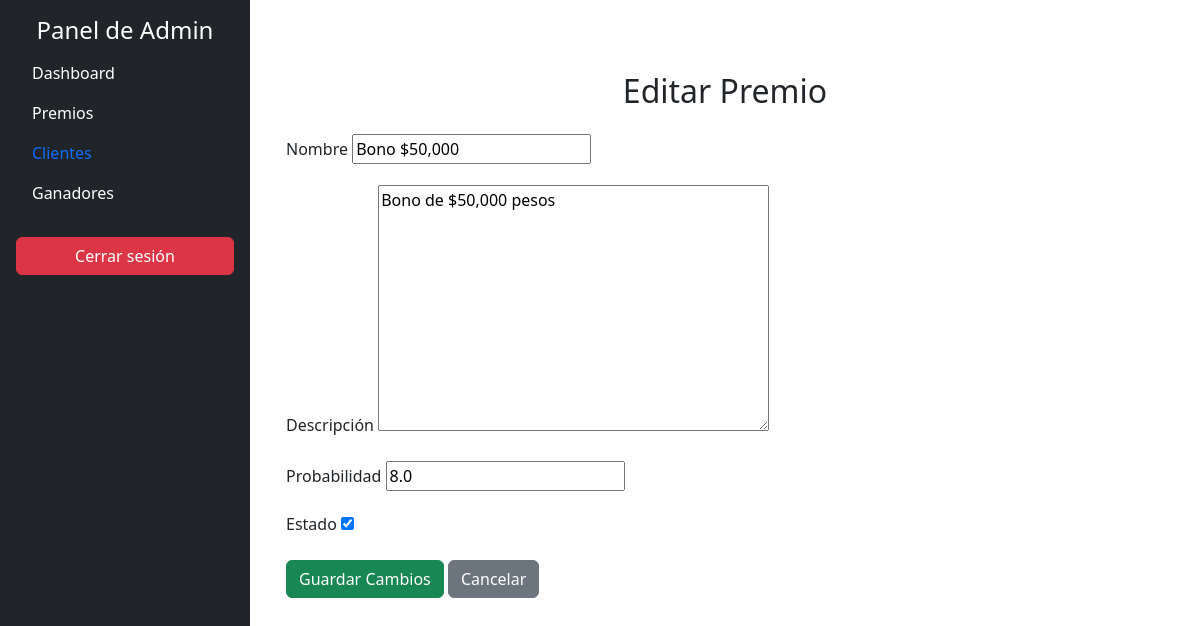
Screenshot of /ruleta/admin/premios/editar/1/ (signed in) with the database file from the repository.
### ruleta/models.py (models this page shows, shortened)
class Premio(models.Model):
    nombre = models.CharField(max_length=50)
    descripcion = models.TextField()
    probabilidad = models.FloatField(help_text="Probabilidad de ganar este premio (en porcentaje)")
    estado = models.BooleanField(default=True)  # Activo/Inactivo

### ruleta/views.py (the view)
# urls.py: path('admin/premios/editar/<int:pk>/', views.EditarPremioView.as_view(), name='editar_premio'),
class EditarPremioView(UserPassesTestMixin, UpdateView):
    model = Premio
    fields = ['nombre', 'descripcion', 'probabilidad', 'estado']
    template_name = 'admin/editar_premio.html'
    success_url = reverse_lazy('premios_crud')
    def test_func(self):
        return self.request.user.is_superuser

### ruleta/templates/admin/editar_premio.html (shortened to what this page needs)
{% extends "base.html" %}
{% block content %}
<div class="container mt-5">
  <h2 class="text-center">Editar Premio</h2>
  <form method="post" class="mt-4">
    <div class="mb-3">
      <label for="id_nombre" class="form-label">Nombre</label>
      {{ form.nombre }}
    </div>
    <div class="mb-3">
      <label for="id_descripcion" class="form-label">Descripción</label>
      {{ form.descripcion }}
    </div>
    <div class="mb-3">
      <label for="id_probabilidad" class="form-label">Probabilidad</label>
      {{ form.probabilidad }}
    </div>
    <div class="mb-3">
      <label for="id_estado" class="form-label">Estado</label>
      {{ form.estado }}
    </div>
    <button type="submit" class="btn btn-success">Guardar Cambios</button>
    <a href="{% url 'premios_crud' %}" class="btn btn-secondary">Cancelar</a>
  </form>
</div>
{% endblock %}

### rows the page displays
Premio: nombre "Bono $50,000", descripcion "Bono de $50,000 pesos", probabilidad "8.0", estado "☑"
